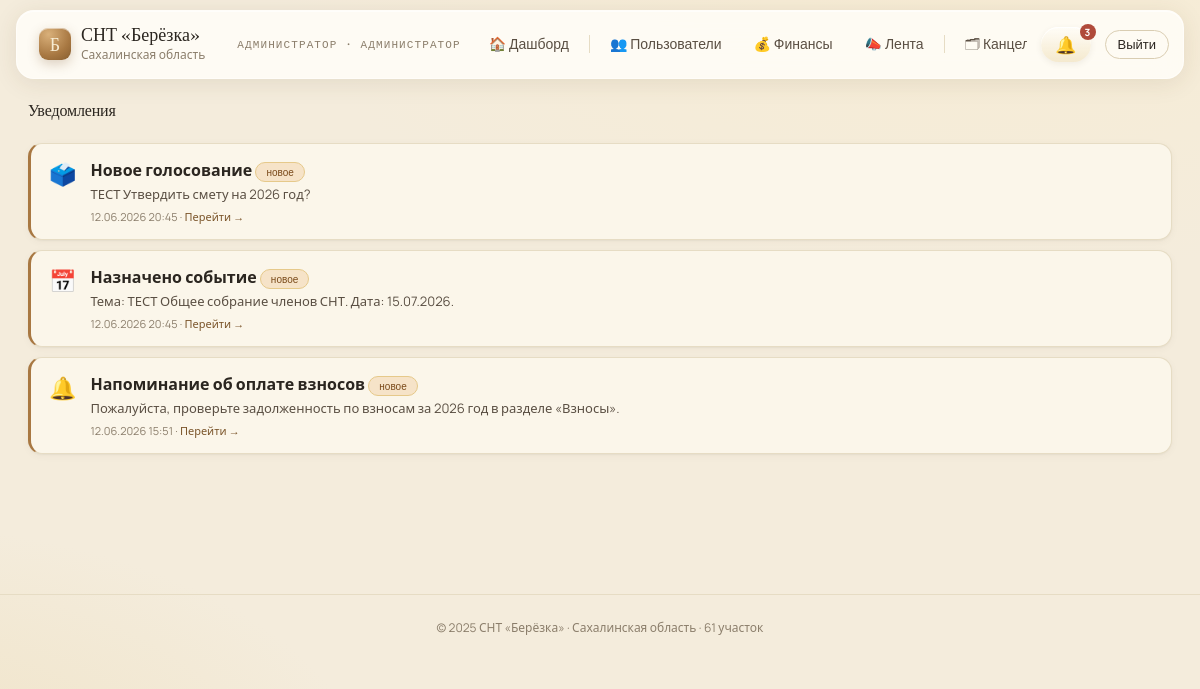
Page /notifications (signed in) on the committed database.
### tables this page shows
CREATE TABLE `notifications` (
  `id` int(11) NOT NULL AUTO_INCREMENT,
  `user_id` int(11) NOT NULL,
  `type` varchar(40) NOT NULL DEFAULT 'info',
  `title` varchar(200) NOT NULL,
  `body` text DEFAULT NULL,
  `link` varchar(255) DEFAULT '',
  `is_read` tinyint(1) NOT NULL DEFAULT 0,
  `created_at` datetime NOT NULL DEFAULT current_timestamp(),
  PRIMARY KEY (`id`),
  KEY `idx_user_read` (`user_id`,`is_read`)
);

### utils.php (called while the page is built, shortened)
<?php
function renderTemplate(string $page, array $data = []): void
{
    include BASE_PATH . '/templates/layout.html.php';
}
function e(string $str): string
{
    return htmlspecialchars($str, ENT_QUOTES, 'UTF-8');
}

### src/controllers/MemberController.php (called while the page is built, shortened)
<?php
class MemberController {
    public static function notifications(): void {
        $userId = getCurrentUser()['id'];
        $items  = \models\Notification::forUser($userId, 100);
        renderTemplate('member/notifications', compact('items'));
    }
}

### public/index.php (called while the page is built, shortened)
<?php
require_once BASE_PATH . '/router.php';

### src/models/Notification.php (called while the page is built, shortened)
<?php
class Notification
{
    public static function forUser(int $userId, int $limit = 50): array
    {
        $db = DatabaseConnection::get();
        $stmt = $db->prepare("SELECT * FROM notifications WHERE user_id = ? ORDER BY created_at DESC, id DESC LIMIT ?");
        $stmt->bind_param('ii', $userId, $limit);
        $stmt->execute();
        $res = $stmt->get_result();
        $rows = [];
        while ($row = $res->fetch_assoc()) $rows[] = $row;
        return $rows;
    }
}

### templates/pages/member/notifications.html.php (the view)
<?php
$icon = ['meeting' => '📅', 'vote' => '🗳️', 'reminder' => '🔔', 'info' => '📢'];
?>
<div class="fade-up">
  <h2 style="margin-bottom:24px">Уведомления</h2>
  <?php if (empty($items)): ?>
    <div class="card panel" style="text-align:center;color:var(--ink-mute)">Уведомлений пока нет</div>
  <?php else: ?>
    <div style="display:flex;flex-direction:column;gap:10px">
      <?php foreach ($items as $n):
        $isUnread = (int)$n['is_read'] === 0;
      ?>
        <div class="card" style="padding:14px 18px;display:flex;gap:14px;align-items:flex-start;<?= $isUnread ? 'border-left:3px solid var(--accent)' : '' ?>">
          <span style="font-size:22px;flex-shrink:0"><?= $icon[$n['type']] ?? '📢' ?></span>
          <div style="flex:1;min-width:0">
            <div style="font-weight:600;color:var(--ink)">
              <?= e($n['title']) ?>
              <?php if ($isUnread): ?> <span class="pill warn" style="font-size:10px">новое</span><?php endif ?>
            </div>
            <?php if (!empty($n['body'])): ?>
              <div style="font-size:13px;color:var(--ink-soft);margin-top:3px"><?= e($n['body']) ?></div>
            <?php endif ?>
            <div style="font-size:11px;color:var(--ink-mute);margin-top:4px">
              <?= date('d.m.Y H:i', strtotime($n['created_at'])) ?>
              <?php if (!empty($n['link'])): ?> · <a href="<?= e($n['link']) ?>" style="color:var(--accent-deep)">Перейти →</a><?php endif ?>
            </div>
          </div>
        </div>
      <?php endforeach ?>
    </div>
  <?php endif ?>
</div>

### public/css/style.css (style rules this page uses)
:root { --bg: #f4ecdc; --bg-soft: #f9f3e6; --bg-warm: #ede2c9; --paper: #fbf6ea; --ink: #2b2620; --ink-soft: #5a4f43; --ink-mute: #8b7e6b; --line: #d9cdb2; --line-soft: #e6dcc4; --accent: #a87842; --accent-deep: #7a5429; --good: #6b8a4e; --warn: #b86b3a; --bad: #b04a3a; --shadow-1: 0 1px 2px rgba(82,60,30,.06), 0 2px 8px rgba(82,60,30,.04); --shadow-2: 0 4px 16px rgba(82,60,30,.08), 0 1px 2px rgba(82,60,30,.05); --radius: 14px; --radius-sm: 10px; }
*, *::before, *::after { box-sizing: border-box; }
html, body { margin: 0; padding: 0; background: var(--bg); color: var(--ink); font-family: 'Manrope', system-ui, sans-serif; -webkit-font-smoothing: antialiased; }
body { background: radial-gradient(1200px 600px at 80% -10%, #f7ecd3 0%, transparent 60%), radial-gradient(900px 500px at -10% 100%, #efe2c4 0%, transparent 55%), var(--bg); min-height: 100vh; }
h1, h2, h3, h4 { font-family: 'Fraunces', Georgia, serif; font-weight: 500; letter-spacing: -0.01em; margin: 0; color: var(--ink); }
h2 { font-size: 28px; line-height: 1.15; }
a { color: var(--accent-deep); text-decoration: none; }
.card { background: var(--paper); border: 1px solid var(--line-soft); border-radius: var(--radius); box-shadow: var(--shadow-1); }
.pill { display: inline-flex; align-items: center; gap: 6px; padding: 4px 10px; border-radius: 999px; font: 500 12px/1 'Manrope', sans-serif; background: var(--bg-warm); color: var(--ink-soft); border: 1px solid var(--line-soft); }
.pill.warn { background: #f6e3c8; color: #7a4a1a; border-color: #e6c98a; }
.fade-up { animation: fadeUp .45s cubic-bezier(.2,.7,.2,1) both; }
:root { --border: var(--line-soft); --good-soft: #e6efd5; --bad-soft: #f5d5cc; --warn-soft: #f6e3c8; --accent-soft: #f7ecd3; }
h1, h2, h3, h4, p, td, th, .kpi .value { overflow-wrap: break-word; word-break: break-word; }

### rows in the picture
notifications: type "🗳️", title "Новое голосование", is_read "новое", body "ТЕСТ Утвердить смету на 2026 год?", created_at "12.06.2026 20:45"
notifications: type "📅", title "Назначено событие", is_read "новое", body "Тема: ТЕСТ Общее собрание членов СНТ. Дата: 15.07.2026.", created_at "12.06.2026 20:45"
notifications: type "🔔", title "Напоминание об оплате взносов", is_read "новое", body "Пожалуйста, проверьте задолженность по взносам за 2026 год в разделе «Взносы».", created_at "12.06.2026 15:51"

### other values in the picture
$_SESSION['user']['full_name'] "АДМИНИСТРАТОР"
$roleLabel "АДМИНИСТРАТОР"
$unread "3"
